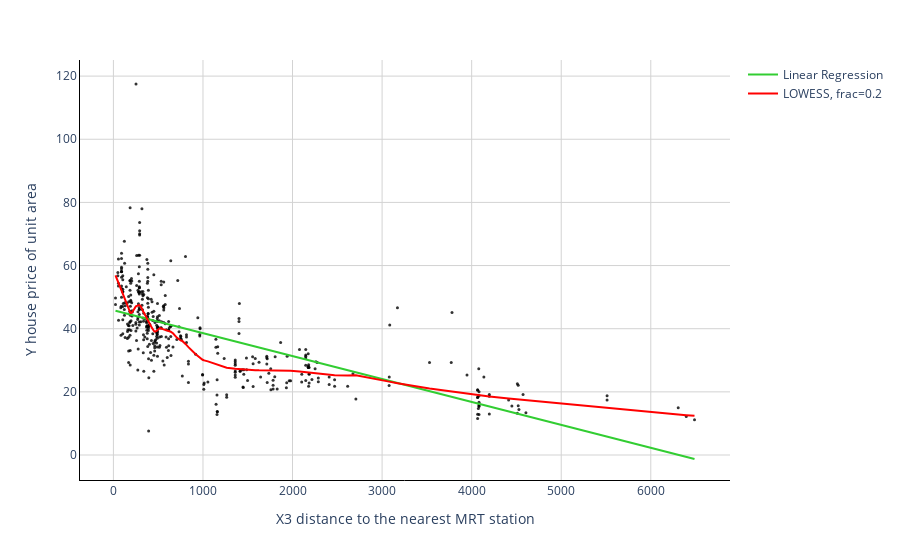

The cell this chart's notebook holds for it:
### Code cell
res,res_extra = statistic.lowess_reg(df,
                                     ['X3 distance to the nearest MRT station','Y house price of unit area'],
                                     0.2,title="",xnew = [300, 600])

### Figure 1 — Plotly figure (JSON) as saved in the notebook; plotly's stock layout.template omitted (floating-point values rounded to 4 significant figures; data arrays with more than 128 entries replaced by an {"elided": "..."} marker saying what was removed)
{"data": [{"hovertemplate": "X3 distance to the nearest MRT station=%{x}<br>Y house price of unit area=%{y}<extra></extra>", "legendgroup": "", "marker": {"color": "black", "opacity": 0.8, "size": 3, "symbol": "circle"}, "mode": "markers", "name": "", "orientation": "v", "showlegend": false, "type": "scatter", "x": {"elided": "414 float values"}, "xaxis": "x", "y": {"elided": "414 float values"}, "yaxis": "y"}, {"line": {"color": "limegreen"}, "marker": {"size": 3}, "name": "Linear Regression", "type": "scatter", "x": [23.38, 363.6, 703.9, 1044.0, 1384.0, 1725.0, 2065.0, 2405.0, 2745.0, 3086.0, 3426.0, 3766.0, 4106.0, 4447.0, 4787.0, 5127.0, 5467.0, 5808.0, 6148.0, 6488.0], "y": [45.68, 43.21, 40.74, 38.27, 35.8, 33.33, 30.86, 28.39, 25.91, 23.44, 20.97, 18.5, 16.03, 13.56, 11.09, 8.619, 6.148, 3.677, 1.206, -1.265]}, {"line": {"color": "red"}, "marker": {"size": 3}, "name": "LOWESS, frac=0.2", "type": "scatter", "x": {"elided": "414 float values"}, "y": {"elided": "414 float values"}}], "layout": {"legend": {"tracegroupgap": 0}, "margin": {"t": 60}, "plot_bgcolor": "white", "title": {"font": {"color": "black"}, "text": ""}, "xaxis": {"anchor": "y", "domain": [0, 1], "gridcolor": "lightgrey", "gridwidth": 1, "linecolor": "black", "linewidth": 1, "showgrid": true, "showline": true, "title": {"text": "X3 distance to the nearest MRT station"}, "zeroline": true, "zerolinecolor": "lightgrey", "zerolinewidth": 1}, "yaxis": {"anchor": "x", "domain": [0, 1], "gridcolor": "lightgrey", "gridwidth": 1, "linecolor": "black", "linewidth": 1, "showgrid": true, "showline": true, "title": {"text": "Y house price of unit area"}, "zeroline": true, "zerolinecolor": "lightgrey", "zerolinewidth": 1}}}
